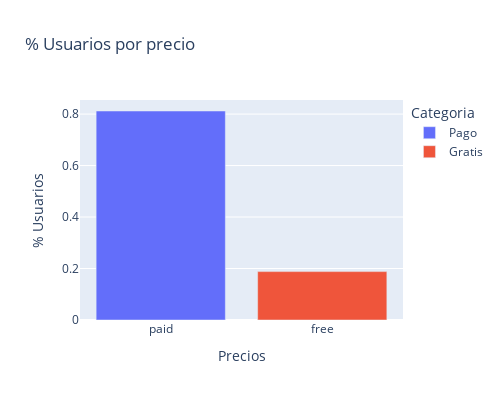

Notebook cell for this chart:
### Code cell
px.bar(sum_amount_categories, x='category_price',
       y='amount', title='% Usuarios por precio', color=['Pago', 'Gratis'],  width=500, height=400,
       labels={'category_price': 'Precios', 'amount': '% Usuarios', 'color': 'Categoria'})

### Figure 1 — Plotly figure (JSON) as saved in the notebook; plotly's stock layout.template omitted (floating-point values rounded to 4 significant figures)
{"data": [{"alignmentgroup": "True", "hovertemplate": "Categoria=Pago<br>Precios=%{x}<br>% Usuarios=%{y}<extra></extra>", "legendgroup": "Pago", "marker": {"color": "#636efa"}, "name": "Pago", "offsetgroup": "Pago", "orientation": "v", "showlegend": true, "textposition": "auto", "type": "bar", "x": ["paid"], "xaxis": "x", "y": [0.812], "yaxis": "y"}, {"alignmentgroup": "True", "hovertemplate": "Categoria=Gratis<br>Precios=%{x}<br>% Usuarios=%{y}<extra></extra>", "legendgroup": "Gratis", "marker": {"color": "#EF553B"}, "name": "Gratis", "offsetgroup": "Gratis", "orientation": "v", "showlegend": true, "textposition": "auto", "type": "bar", "x": ["free"], "xaxis": "x", "y": [0.188], "yaxis": "y"}], "layout": {"barmode": "relative", "height": 400, "legend": {"title": {"text": "Categoria"}, "tracegroupgap": 0}, "title": {"text": "% Usuarios por precio"}, "width": 500, "xaxis": {"anchor": "y", "domain": [0, 1], "title": {"text": "Precios"}}, "yaxis": {"anchor": "x", "domain": [0, 1], "title": {"text": "% Usuarios"}}}}
